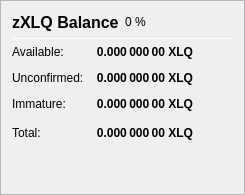
                   <widget class="QFrame" name="frame_ZerocoinBalances">
                    <property name="frameShape">
                     <enum>QFrame::StyledPanel</enum>
                    </property>
                    <property name="frameShadow">
                     <enum>QFrame::Raised</enum>
                    </property>
                    <layout class="QVBoxLayout" name="verticalLayout_7">
                     <item>
                      <layout class="QHBoxLayout" name="horizontalLayout_8" stretch="0,0,0">
                       <item>
                        <widget class="QLabel" name="label_5z_3">
                         <property name="minimumSize">
                          <size>
                           <width>0</width>
                           <height>20</height>
                          </size>
                         </property>
                         <property name="font">
                          <font>
                           <pointsize>12</pointsize>
                           <weight>75</weight>
                           <bold>true</bold>
                          </font>
                         </property>
                         <property name="text">
                          <string>zXLQ Balance</string>
                         </property>
                        </widget>
                       </item>
                       <item>
                        <widget class="QLabel" name="labelzXLQPercent">
                         <property name="text">
                          <string notr="true">0 %</string>
                         </property>
                        </widget>
                       </item>
                       <item>
                        <spacer name="horizontalSpacer_11">
                         <property name="orientation">
                          <enum>Qt::Horizontal</enum>
                         </property>
                         <property name="sizeHint" stdset="0">
                          <size>
                           <width>40</width>
                           <height>20</height>
                          </size>
                         </property>
                        </spacer>
                       </item>
                      </layout>
                     </item>
                     <item>
                      <widget class="Line" name="line_ZerocoinBalance">
                       <property name="minimumSize">
                        <size>
                         <width>0</width>
                         <height>1</height>
                        </size>
                       </property>
                       <property name="maximumSize">
                        <size>
                         <width>16777215</width>
                         <height>1</height>
                        </size>
                       </property>
                       <property name="orientation">
                        <enum>Qt::Horizontal</enum>
                       </property>
                      </widget>
                     </item>
                     <item>
                      <layout class="QGridLayout" name="gridLayout_5">
                       <property name="spacing">
                        <number>12</number>
                       </property>
                       <item row="1" column="0">
                        <widget class="QLabel" name="labelzBalanceMatureText">
                         <property name="toolTip">
                          <string>Mature: more than 20 confirmation and more than 1 mint of the same denomination after it was minted.
These zXLQ are spendable.</string>
                         </property>
                         <property name="text">
                          <string>Available:</string>
                         </property>
                        </widget>
                       </item>
                       <item row="1" column="1">
                        <widget class="QLabel" name="labelzBalanceMature">
                         <property name="font">
                          <font>
                           <weight>75</weight>
                           <bold>true</bold>
                          </font>
                         </property>
                         <property name="toolTip">
                          <string>Mature: more than 20 confirmation and more than 1 mint of the same denomination after it was minted.
These zXLQ are spendable.</string>
                         </property>
                         <property name="text">
                          <string notr="true">0.000 000 00 XLQ</string>
                         </property>
                         <property name="alignment">
                          <set>Qt::AlignRight|Qt::AlignTrailing|Qt::AlignVCenter</set>
                         </property>
                        </widget>
                       </item>
                       <item row="2" column="0">
                        <widget class="QLabel" name="labelzBalanceUnconfirmedText">
                         <property name="toolTip">
                          <string>Unconfirmed: less than 20 confirmations
Immature: confirmed, but less than 1 mint of the same denomination after it was minted</string>
                         </property>
                         <property name="text">
                          <string>Unconfirmed:</string>
                         </property>
                        </widget>
                       </item>
                       <item row="2" column="1">
                        <widget class="QLabel" name="labelzBalanceUnconfirmed">
                         <property name="font">
                          <font>
                           <weight>75</weight>
                           <bold>true</bold>
                          </font>
                         </property>
                         <property name="toolTip">
                          <string>Unconfirmed: less than 20 confirmations
Immature: confirmed, but less than 1 mint of the same denomination after it was minted</string>
                         </property>
                         <property name="text">
                          <string notr="true">0.000 000 00 XLQ</string>
                         </property>
                         <property name="alignment">
                          <set>Qt::AlignRight|Qt::AlignTrailing|Qt::AlignVCenter</set>
                         </property>
                        </widget>
                       </item>
                       <item row="3" column="0">
                        <widget class="QLabel" name="labelzBalanceImmatureText">
                         <property name="toolTip">
                          <string>Unconfirmed: less than 20 confirmations
Immature: confirmed, but less than 1 mint of the same denomination after it was minted</string>
                         </property>
                         <property name="text">
                          <string>Immature:</string>
                         </property>
                        </widget>
                       </item>
                       <item row="3" column="1">
                        <widget class="QLabel" name="labelzBalanceImmature">
                         <property name="font">
                          <font>
                           <weight>75</weight>
                           <bold>true</bold>
                          </font>
                         </property>
                         <property name="toolTip">
                          <string>Unconfirmed: less than 20 confirmations
Immature: confirmed, but less than 1 mint of the same denomination after it was minted</string>
                         </property>
                         <property name="text">
                          <string notr="true">0.000 000 00 XLQ</string>
                         </property>
                         <property name="alignment">
                          <set>Qt::AlignRight|Qt::AlignTrailing|Qt::AlignVCenter</set>
                         </property>
                        </widget>
                       </item>
                       <item row="4" column="0">
                        <widget class="QLabel" name="labelzBalanceText">
                         <property name="toolTip">
                          <string>Your current zXLQ balance, unconfirmed and immature zXLQ included.</string>
                         </property>
                         <property name="text">
                          <string>Total:</string>
                         </property>
                        </widget>
                       </item>
                       <item row="4" column="1">
                        <widget class="QLabel" name="labelzBalance">
                         <property name="font">
                          <font>
                           <weight>75</weight>
                           <bold>true</bold>
                          </font>
                         </property>
                         <property name="cursor">
                          <cursorShape>IBeamCursor</cursorShape>
                         </property>
                         <property name="toolTip">
                          <string>Your current zXLQ balance, unconfirmed and immature zXLQ included.</string>
                         </property>
                         <property name="text">
                          <string notr="true">0.000 000 00 XLQ</string>
                         </property>
                         <property name="alignment">
                          <set>Qt::AlignRight|Qt::AlignTrailing|Qt::AlignVCenter</set>
                         </property>
                         <property name="textInteractionFlags">
                          <set>Qt::LinksAccessibleByMouse|Qt::TextSelectableByKeyboard|Qt::TextSelectableByMouse</set>
                         </property>
                        </widget>
                       </item>
                       <item row="4" column="2">
                        <spacer name="horizontalSpacer_4">
                         <property name="orientation">
                          <enum>Qt::Horizontal</enum>
                         </property>
                         <property name="sizeHint" stdset="0">
                          <size>
                           <width>40</width>
                           <height>20</height>
                          </size>
                         </property>
                        </spacer>
                       </item>
                      </layout>
                     </item>
                     <item>
                      <spacer name="verticalSpacer_4">
                       <property name="orientation">
                        <enum>Qt::Vertical</enum>
                       </property>
                       <property name="sizeHint" stdset="0">
                        <size>
                         <width>20</width>
                         <height>40</height>
                        </size>
                       </property>
                      </spacer>
                     </item>
                    </layout>
                   </widget>
